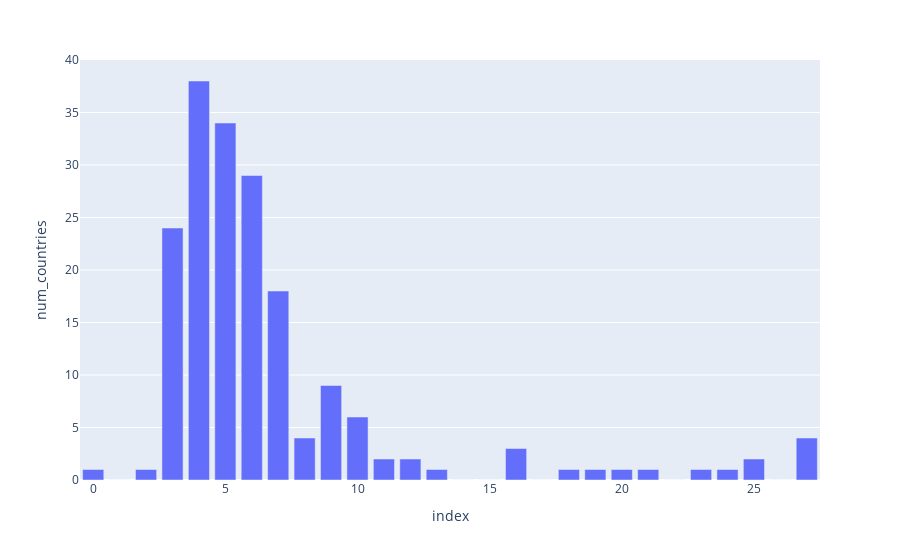

The notebook cell this image was saved under:
### Code cell
# Num countries vs first day max stringency
histo = pd.read_csv('/Users/merlos/devel/magicbox-reports/magicbox-reports/data/histo_num_countries_vs_first_day_max_stringency.csv')

def histo_num_countries_vs_first_day_max_stringency_figure():
  x = histo['start_date']
  y = histo['num_countries']
  colors = histo['color']
  figure = go.Figure(
    data=[go.Bar(y=y)],
    layout=go.Layout(
        title=go.layout.Title(text="First day of maximum stringency index"),
    
    )
  )  
  return figure
  #return dcc.Graph(
  #  id="histo_num_countries_vs_fist_day_stringency",
  #  config={'displaylogo': False},
  #  figure=figure
  #)
    
def histo_num_countries_vs_first_day_max_stringency():
  x = histo['start_date']
  y = histo['num_countries']
  colors = histo['color']
  marker=dict(
            color='LightSkyBlue',
            size=80,
            line=dict(
                color='MediumPurple',
                width=8
            )
        ),
  figure = px.bar(histo, y='num_countries') 
  return figure

figure = histo_num_countries_vs_first_day_max_stringency()

figure.show()

### Figure 1 — Plotly figure (JSON) as saved in the notebook; plotly's stock layout.template omitted (floating-point values rounded to 4 significant figures)
{"data": [{"alignmentgroup": "True", "hovertemplate": "index=%{x}<br>num_countries=%{y}<extra></extra>", "legendgroup": "", "marker": {"color": "#636efa"}, "name": "", "offsetgroup": "", "orientation": "v", "showlegend": false, "textposition": "auto", "type": "bar", "x": [0, 1, 2, 3, 4, 5, 6, 7, 8, 9, 10, 11, 12, 13, 14, 15, 16, 17, 18, 19, 20, 21, 22, 23, 24, 25, 26, 27], "xaxis": "x", "y": [1, 0, 1, 24, 38, 34, 29, 18, 4, 9, 6, 2, 2, 1, 0, 0, 3, 0, 1, 1, 1, 1, 0, 1, 1, 2, 0, 4], "yaxis": "y"}], "layout": {"barmode": "relative", "legend": {"tracegroupgap": 0}, "margin": {"t": 60}, "xaxis": {"anchor": "y", "domain": [0, 1], "title": {"text": "index"}}, "yaxis": {"anchor": "x", "domain": [0, 1], "title": {"text": "num_countries"}}}}
